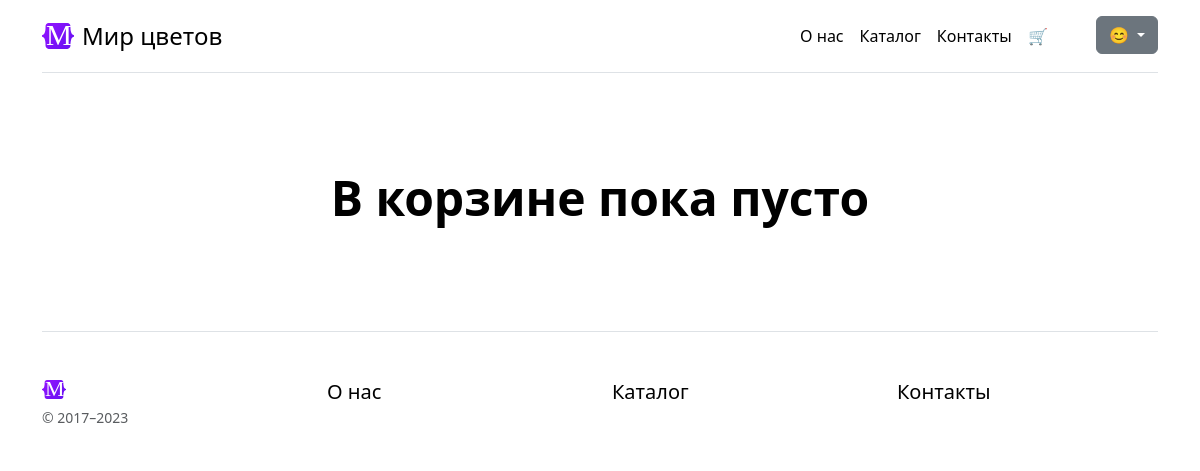
Before: /carts/ (signed in) with the older database file.
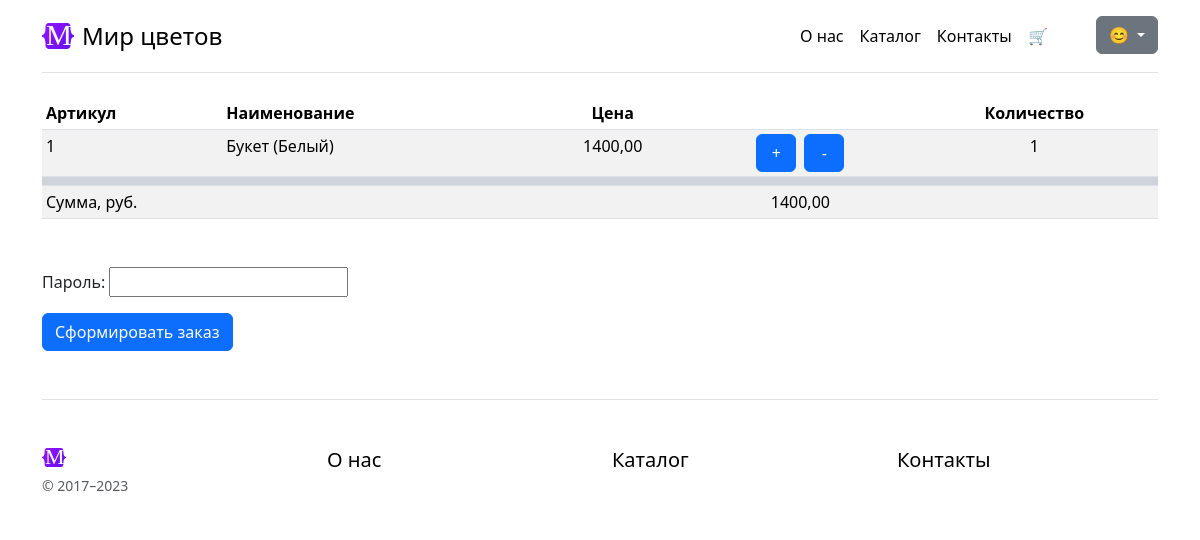
After: the same page with the newer database file.
### carts/models.py (models this page shows, shortened)
class Cart(UserMixin,
           models.Model):
    goods = models.ForeignKey("goods.goods",
                              on_delete=models.CASCADE,
                              verbose_name="Товар")
    quantity = models.PositiveIntegerField(blank=False,
                                   null=False,
                                   default=0,
                                   verbose_name="Количество")
    order = models.ForeignKey("orders.Order",
                              on_delete=models.CASCADE,
                              null=True,
                              blank=True, )
    class Meta:
        verbose_name = "Товар в корзине"
        verbose_name_plural = "Товары в корзинах"

### goods/models.py (models this page shows, shortened)
class Goods(NameMixin, models.Model):
    objects = models.Manager() # По умолчанию. Нужен для админки.
    in_stock = GoodsManager()
    added = models.DateTimeField(auto_now_add=True,
                                 verbose_name="Дата добавления")
    photo = models.ImageField(verbose_name="Фото", blank=False)
    price = models.DecimalField(max_digits=10,
                                decimal_places=2,
                                verbose_name="Цена",
                                validators=[MinValueValidator(Decimal('0.01'))])
    origin = models.ForeignKey(
        "Country",
        on_delete=models.CASCADE,
        verbose_name="Страна-производитель",
    )
    color = models.ForeignKey(
        "Color",
        on_delete=models.CASCADE,
        verbose_name="Цвет",
    )
    category = models.ForeignKey(
        "Category",
        on_delete=models.CASCADE,
        verbose_name="Категория / Вид товара",
    )
    stock = models.PositiveIntegerField(default=0, null=False, blank=False, verbose_name="Остаток товара")
    class Meta:
        verbose_name = "Товар"
        verbose_name_plural = "Товары"

class Color(NameMixin, models.Model):
    class Meta:
        verbose_name = "Цвет"
        verbose_name_plural = "Цвета"

### carts/views.py (the view)
# urls.py: path("carts/", CartDetailView.as_view(), name="cart-detail"),
class CartDetailView(LoginRequiredMixin,
                     TemplateView):
    template_name = "carts/cart.html"
    def get_context_data(self, **kwargs):
        context = super().get_context_data(**kwargs)
        object_list = get_cart_contents(self.request.user)
        context["object_list"] = object_list
        context["order_form"] = OrderForm()
        context["total"] = get_total(object_list)
        return context

### carts/forms.py
class OrderForm(forms.Form):
    password = forms.CharField(
        label="Пароль",
        strip=False,
        widget=forms.PasswordInput(attrs={"autocomplete": "current-password"}),
    )

### carts/service.py (called while the page is built)
def get_cart_contents(user):
    object_list = Cart.objects.filter(user=user).filter(order=None)
    return object_list

### carts/views.py (called while the page is built)
def get_total(a_queryset):
    sum = 0
    [sum := sum + elem.goods.price * elem.quantity for elem in a_queryset]
    return sum

### general/models.py (called while the page is built)
    def __str__(self):
        return self.name

### carts/templates/carts/cart.html (shortened to what this page needs)
{% extends 'general/parts/base.html' %}
{% load static %}
{% block content %}
{% if object_list %}
<div class="table-responsive">
    <table class="table table-striped table-sm">
        <thead>
        <tr>
            <th scope="col">Артикул</th>
            <th scope="col">Наименование</th>
            <th class="text-center" scope="col">Цена</th>
            <th scope="col"></th>
            <th scope="col"></th>
            <th class="text-center" scope="col">Количество</th>
        </tr>
        </thead>
        <tbody>
        {% for object in object_list %}
        <tr>
            <td>{{ object.goods.id }}</td>
            <td>{{ object.goods.name }} {% if object.goods.color %} ({{ object.goods.color }}) {% endif %}</td>
            <td class="text-center">{{ object.goods.price }}</td>
            <td class="text-end">
            {% include 'carts/parts/add_to_cart_form.html' with user_id=user goods_id=object.goods.id referer=request.get_full_path button_text="+" %}
            </td>
            <td class="text-start">
            {% include 'carts/parts/add_to_cart_form.html' with user_id=user goods_id=object.goods.id referer=request.get_full_path addend=-1 button_text="-" %}
            </td>
            <td class="text-center">{{ object.quantity }}</td>
        </tr>
        {% endfor %}
        {% include 'carts/parts/total.html' %}
        </tbody>
    </table>
</div>
{% else %}
<div class="px-4 py-5 my-5 text-center">
    <h1 class="display-5 fw-bold text-body-emphasis">В корзине пока пусто</h1>
</div>
{% endif %}
{% include 'carts/parts/order.html' with object_list=object_list %}
{% endblock %}

### general/templates/general/parts/base.html (shortened to what this page needs)
{% load static %}
{% include 'general/parts/header.html' %}
{% block content %}
{% endblock %}
{% include 'general/parts/footer.html' %}
{% include 'general/parts/close_body.html' %}

### general/templates/general/parts/header.html (shortened to what this page needs)
{% load static %}
<!doctype html>
<html lang="en" data-bs-theme="auto">
<head>
    <link rel="stylesheet" href="https://cdn.jsdelivr.net/npm/@docsearch/css@3">
    <link href="{% static 'general/css/bootstrap.min.css' %}" rel="stylesheet">
    <link href="{% static 'general/css/style.css' %}" rel="stylesheet">
    <link href="{% static 'general/css/sign-in.css' %}" rel="stylesheet">
</head>
<body>
<div class="container py-3">
    <header>
        <div class="d-flex flex-column flex-md-row align-items-center pb-3 mb-4 border-bottom">
            <a href="/" class="d-flex align-items-center link-body-emphasis text-decoration-none">
                <img id="home-logo" class="home-logo me-2" src="{% static 'companies/img/logo.svg' %}" alt="лого">
                <span class="fs-4">Мир цветов</span>
            </a>
            <nav class="d-inline-flex mt-2 mt-md-0 ms-md-auto">
                <a class="me-3 py-2 link-body-emphasis text-decoration-none" href="{% url 'about' %}">О нас</a>
                <a class="me-3 py-2 link-body-emphasis text-decoration-none" href="{% url 'goods-list' %}">Каталог</a>
                <a class="me-3 py-2 link-body-emphasis text-decoration-none" href="{% url 'contacts' %}">Контакты</a>
                {% if user.is_authenticated %}<a class="me-5 py-2 link-body-emphasis text-decoration-none"
                                                 href="{% url 'cart-detail' %}">&#128722;</a>{% endif %}
                <div class="dropdown">
                    <button class="btn btn-secondary dropdown-toggle" type="button" data-bs-toggle="dropdown"
                            aria-expanded="false" style="{width: 3em}">
                        {% if user.is_authenticated %}&#128522;{% else %}&#128542;{% endif %}
                    </button>
                </div>
            </nav>
        </div>
    </header>

### carts/templates/carts/parts/add_to_cart_form.html (shortened to what this page needs)
<form id="to-cart-form" class="to-cart-form" method="post" action="{% url 'add-to-cart' %}">
    <button id="to-cart-button" style="min-width: 2.5em;" class="btn btn-primary">{{ button_text|default:"В корзину" }}</button>
</form>

### carts/templates/carts/parts/total.html (shortened to what this page needs)
<tr>
    <td style="background-color: var(--bs-dark-bg-subtle);" colspan="12"> </td>
</tr>
<tr>
    <td colspan="3" >Сумма, руб.</td>
    <td colspan="2" class="text-center">{{ total }}</td>
    <td></td>
</tr>

### carts/templates/carts/parts/order.html (shortened to what this page needs)
{% if object_list %}
<form id="create-order" class="row g-3 mt-3" method="post" action="{% url 'create-order' %}">
    <div class="col-md-4">
        {{ order_form }}
        <button class="btn btn-primary mt-3" type="submit">Сформировать заказ</button>
    </div>
</form>
{% endif %}

### general/templates/general/parts/footer.html (shortened to what this page needs)
{% load static %}
<footer class="pt-4 my-md-5 pt-md-5 border-top">
    <div class="row">
        <div class="col-12 col-md">
            <img class="mb-2" src="{% static 'companies/img/logo.svg' %}" alt="" width="24" height="19">
            <small class="d-block mb-3 text-body-secondary">&copy; 2017–2023</small>
        </div>
        <div class="col-6 col-md">
            <h5><a class="me-3 py-2 link-body-emphasis text-decoration-none" href="{% url 'about' %}">О нас</a></h5>
        </div>
        <div class="col-6 col-md">
            <h5><a class="me-3 py-2 link-body-emphasis text-decoration-none" href="{% url 'goods-list' %}">Каталог</a></h5>
        </div>
        <div class="col-6 col-md">
            <h5><a class="me-3 py-2 link-body-emphasis text-decoration-none" href="{% url 'contacts' %}">Контакты</a></h5>
        </div>
    </div>
</footer>
</div>

### general/static/general/css/style.css (style rules this page uses)
.home-logo { width: 2em; }

### general/static/general/css/sign-in.css (style rules this page uses)
html, body { height: 100%; }

Changed rows visible on the page:
added Cart: goods.id "1", goods.name "Букет", goods.color "Белый", goods.price "1400,00", button_text "+ -", quantity "1"
Other visible differences:
{{ total }}: (not shown) → "1400,00"
text no longer shown: "В корзине пока пусто"
text now shown: "Артикул Наименование Цена Количество Сумма, руб. Пароль: Сформировать заказ"
